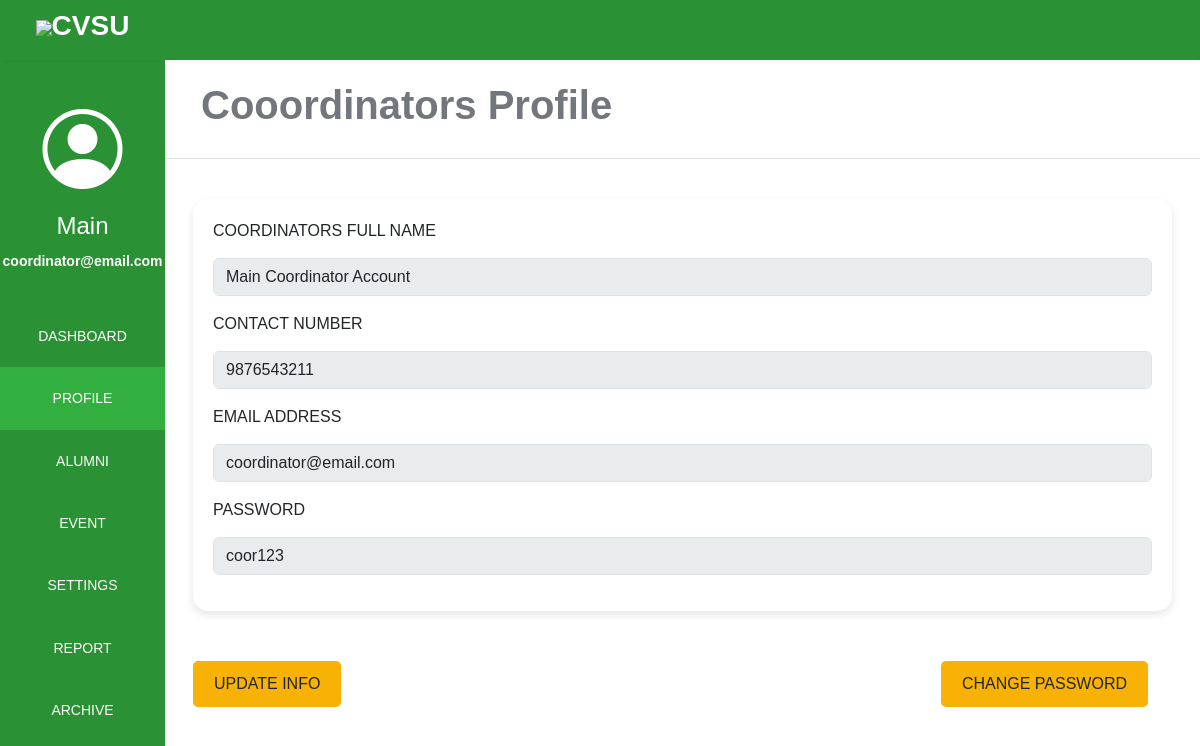
The app's page /coordinatorPage/profile/profile.php (signed in) with its own data.
### tables this page shows
CREATE TABLE `coordinator` (
  `coor_id` int(10) NOT NULL,
  `fname` varchar(250) NOT NULL,
  `mname` varchar(250) NOT NULL,
  `lname` varchar(250) NOT NULL,
  `contact` bigint(12) NOT NULL,
  `email` varchar(250) NOT NULL,
  `password` varchar(250) NOT NULL,
  `date_created` timestamp NOT NULL DEFAULT current_timestamp()
);

### coordinatorPage/profile/profile.php (the view, shortened to what this page needs)
<?php
$serername = "localhost";
$db_username = "root";
$db_password = "";
$db_name = "alumni_management_system";
$conn = mysqli_connect($serername, $db_username, $db_password, $db_name);
if (isset($_SESSION['user_id'])) {
    $account = $_SESSION['user_id'];
    $stmt = $conn->prepare("SELECT * FROM coordinator WHERE coor_id = ?");
    $stmt->bind_param("s", $account);
    $stmt->execute();
    $user_result = $stmt->get_result();
    if ($user_result->num_rows > 0) {
        $user = $user_result->fetch_assoc();
    } else {
    }
} else {
    echo "User not logged in.";
}
$sql = "SELECT * FROM `coordinator` WHERE coor_id = $account";
$result = $conn->query($sql);
if ($result->num_rows > 0) {
    $row = $result->fetch_assoc();
    $fname = $row['fname'];
    $mname = $row['mname'];
    $lname = $row['lname'];
    $contact = $row['contact'];
    $email = $row['email'];
    $password = $row['password'];
} else {
    echo "0 results";
}
?>
<!DOCTYPE html>
<html lang="en">
<head>
    <link rel="stylesheet" href="css/profile.css">
    <link rel="stylesheet" href="https://maxst.icons8.com/vue-static/landings/line-awesome/line-awesome/1.3.0/css/line-awesome.min.css">
    <link rel="stylesheet" href="https://cdn.jsdelivr.net/npm/bootstrap@5.3.3/dist/css/bootstrap.min.css">
     <link href='https://unpkg.com/boxicons@2.1.4/css/boxicons.min.css' rel='stylesheet'>
     <link rel="stylesheet" href="https://cdn.jsdelivr.net/npm/bootstrap-icons@1.11.3/font/bootstrap-icons.min.css">
</head>
<body>
    <div class="sidebar">
        <div class="side-header">
            <h3><img src="https://cvsu-imus.edu.ph/student-portal/assets/images/logo-mobile.png"></img><span>CVSU</span></h3>
        </div>
        <div class="side-content">
            <div class="profile">
            <i class="bi bi-person-circle"></i>
                <h4><?php echo $user['fname']; ?></h4>
                <small style="color: white;"><?php echo $user['email']; ?></small>
            </div>
            <div class="side-menu">
                <ul>
                    <li>
                       <a href="../dashboard_coor.php" >
                            <small>DASHBOARD</small>
                        </a>
                    </li>
                    <li>
                       <a href="./profile.php" class="active">
                            <small>PROFILE</small>
                        </a>
                    </li>
                    <li>
                       <a href="../alumni/alumni.php">
                            <small>ALUMNI</small>
                        </a>
                    </li>
                    <li>
                       <a href="../event/event.php">
                            <small>EVENT</small>
                        </a>
                    </li>
                    <li>
                       <a href="../settings/about.php">
                            <small>SETTINGS</small>
                        </a>
                    </li>
                    <li>
                       <a href="../report/report.php">
                            <small>REPORT</small>
                        </a>
                    </li>
                    <li>
                        <a href="../archive/alumni_archive.php" >
                             <small>ARCHIVE</small>
                         </a>
                     </li>
                </ul>
            </div>
        </div>
    </div>
    <div class="main-content">
        <header>
            <div class="header-content">
            </div>
        </header>
        <main>
            <div class="page-header">
                <h1><strong>Cooordinators Profile</strong></h1>
            </div>
        </main>
            <div class="page-content">
                <div class="container-fluid" id="container-main">
                    <div class="row">
                        <div class="container-fluid">
                            <div class="container-fluid" id="content-container">
                                <div class="information">
                                    <form>
                                        <fieldset disabled>
                                            <div class="mb-3">
                                                    <label for="disabledTextInput" class="form-label">COORDINATORS FULL NAME</label>
                                                    <input fname="coordinatorsfullname" id="disabledTextInput" class="form-control" placeholder="First name" value="<?php echo htmlspecialchars("$fname $mname $lname"); ?>" />
                                                </div>
                                                    <div class="mb-3">
                                                        <label for="disabledTextInput" class="form-label">CONTACT NUMBER</label>
                                                        <input contact="username" id="disabledTextInput" class="form-control" placeholder="contact" value="<?php echo htmlspecialchars($contact); ?>" />
                                                    </div>
                                                        <div class="mb-3">
                                                            <label for="disabledTextInput" class="form-label">EMAIL ADDRESS</label>
                                                            <input email="email" id="disabledTextInput" class="form-control" placeholder="Email" value="<?php echo htmlspecialchars($email); ?>" />
                                                            </div>
                                                        <div class="mb-3">
                                                                <label for="disabledTextInput" class="form-label">PASSWORD</label>
                                                                <input password="email" id="disabledTextInput" class="form-control" placeholder="Password" value="<?php echo htmlspecialchars($password); ?>" />
                                                                </div>
                                    </form>
                                </div>
                            </div>
                        </div>
                        <div class="row">
                            <div class="container-fluid">
                                <div class="buttons">
                                    <a href="./update_info.php"><button type="button" class="btn" id="button1">UPDATE INFO</button></a>
                                    <a href="./change_pass.php"><button type="button" class="btn" id="button2">CHANGE PASSWORD</button></a>
                                </div>
                            </div>
                        </div>
                    </div>
                </div>
            </div>
    </div>
</body>
</html>

### coordinatorPage/profile/css/profile.css (style rules this page uses)
:root { --main-color: #2a9134; --color-dark: #34425A; --text-grey: #B0B0B0; }
* { margin: 0; padding: 0; text-decoration: none; list-style-type: none; box-sizing: border-box; font-family: 'Merriweather', sans-serif; overflow-x: hidden; }
.sidebar { position: fixed; height: 100%; width: 165px; left: 0; bottom: 0; top: 0; z-index: 100; background: #2a9134; box-shadow: 0px 5px 5px 5px rgb(0 0 0 0.2); transition: left 300ms; }
.side-header span { font-weight: bold; }
.side-header { box-shadow: 0px 5px 5px -5px rgb(0 0 0 /10%); background: var(--main-color); height: 60px; display: flex; justify-content: center; align-items: center; }
.side-header img { width: 40px; }
.side-header h3, side-head span { color: #fff; font-weight: 400; }
.side-content { height: calc(100vh - 60px); overflow: auto; }
.profile { text-align: center; padding: 2rem 0rem; }
.profile h4 { color: #fff; font-weight: 500; }
.profile small { color: #899DC1; font-weight: 600; }
.sidebar { overflow-y: auto; }
.side-menu ul { text-align: center; padding: 0px; }
.side-menu ul li small { color: white; ; }
.side-menu a { display: block; padding: 1.2rem 0rem; text-decoration: none !important; }
.side-menu a.active { background: #32af3f; }
.side-menu a.active span, .side-menu a.active small { color: #fff; }
.side-menu a span, .side-menu a small { color: #899DC1; }
.main-content { margin-left: 165px; width: calc(100% - 165px); transition: margin-left 300ms; }
header { position: fixed; right: 0; top: 0; left: 165px; z-index: 100; height: 60px; box-shadow: 0px 5px 5px -5px rgb(0 0 0 /10%); background: #2a9134; transition: left 300ms; }
.header-content, .header-menu { display: flex; align-items: center; }
.header-content { justify-content: space-between; padding: 0rem 1rem; }
main { margin-top: 60px; }
.page-header { padding: 1.3rem 1rem; border-bottom: 1px solid #dee2e8; min-width: 100% !important; }
.page-header h1, .page-header small { color: #74767d; margin-left: 20px; }
.page-content { padding: 1.3rem 1rem; }
.information { display: block; padding:0px ; }
.buttons { display: flex; justify-content: space-between; margin-top: 30px; }
#button1 , #button2 { background-color: #f7b205; padding: 10px 20px; border-radius: 5px; cursor: pointer; }
#content-container { margin-top: 30px; background-color: #ffffff; border-radius: 15px; box-shadow: 0 4px 8px rgba(0, 0, 0, 0.1); padding: 20px; margin: 20px 0; transition: transform 0.2s; }
.side-content .profile i { color: #fff; font-size: 80px; font-weight: lighter; }

### records on screen
coordinator: fname "Main", email "coordinator@email.com", fname+mname+lname "Main Coordinator Account", contact "9876543211", password "coor123"
